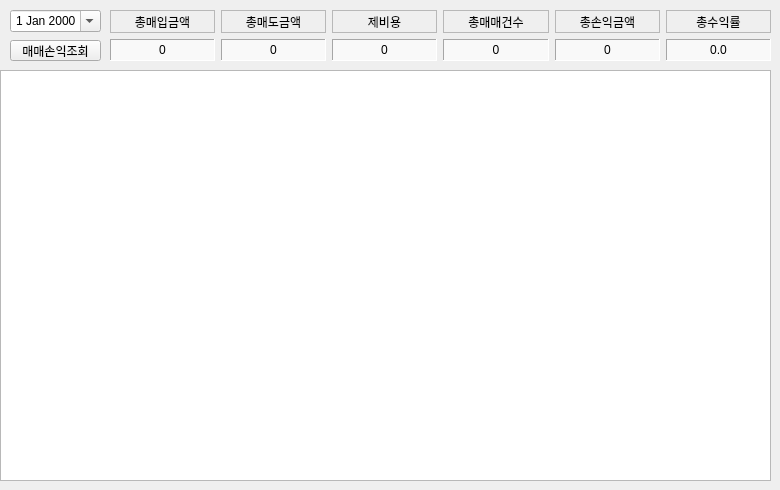
     <widget class="QWidget" name="tab_5">
      <attribute name="title">
       <string>매매손익</string>
      </attribute>
      <widget class="QWidget" name="gridLayoutWidget_4">
       <property name="geometry">
        <rect>
         <x>110</x>
         <y>10</y>
         <width>661</width>
         <height>51</height>
        </rect>
       </property>
       <layout class="QGridLayout" name="gridLayout_4">
        <item row="0" column="0">
         <widget class="QLabel" name="label_80">
          <property name="autoFillBackground">
           <bool>true</bool>
          </property>
          <property name="frameShape">
           <enum>QFrame::StyledPanel</enum>
          </property>
          <property name="frameShadow">
           <enum>QFrame::Plain</enum>
          </property>
          <property name="text">
           <string>총매입금액</string>
          </property>
          <property name="alignment">
           <set>Qt::AlignCenter</set>
          </property>
         </widget>
        </item>
        <item row="0" column="2">
         <widget class="QLabel" name="label_81">
          <property name="autoFillBackground">
           <bool>true</bool>
          </property>
          <property name="frameShape">
           <enum>QFrame::StyledPanel</enum>
          </property>
          <property name="frameShadow">
           <enum>QFrame::Plain</enum>
          </property>
          <property name="text">
           <string>제비용</string>
          </property>
          <property name="alignment">
           <set>Qt::AlignCenter</set>
          </property>
         </widget>
        </item>
        <item row="1" column="3">
         <widget class="QLabel" name="lblConcCount">
          <property name="autoFillBackground">
           <bool>false</bool>
          </property>
          <property name="styleSheet">
           <string notr="true">background-color:#F9F9F9</string>
          </property>
          <property name="frameShape">
           <enum>QFrame::Panel</enum>
          </property>
          <property name="frameShadow">
           <enum>QFrame::Sunken</enum>
          </property>
          <property name="text">
           <string>0</string>
          </property>
          <property name="alignment">
           <set>Qt::AlignCenter</set>
          </property>
         </widget>
        </item>
        <item row="0" column="1">
         <widget class="QLabel" name="label_82">
          <property name="autoFillBackground">
           <bool>true</bool>
          </property>
          <property name="frameShape">
           <enum>QFrame::StyledPanel</enum>
          </property>
          <property name="frameShadow">
           <enum>QFrame::Plain</enum>
          </property>
          <property name="text">
           <string>총매도금액</string>
          </property>
          <property name="alignment">
           <set>Qt::AlignCenter</set>
          </property>
         </widget>
        </item>
        <item row="1" column="4">
         <widget class="QLabel" name="lblConcProfit">
          <property name="autoFillBackground">
           <bool>false</bool>
          </property>
          <property name="styleSheet">
           <string notr="true">background-color:#F9F9F9</string>
          </property>
          <property name="frameShape">
           <enum>QFrame::Panel</enum>
          </property>
          <property name="frameShadow">
           <enum>QFrame::Sunken</enum>
          </property>
          <property name="text">
           <string>0</string>
          </property>
          <property name="alignment">
           <set>Qt::AlignCenter</set>
          </property>
         </widget>
        </item>
        <item row="1" column="1">
         <widget class="QLabel" name="lblConcSell">
          <property name="autoFillBackground">
           <bool>false</bool>
          </property>
          <property name="styleSheet">
           <string notr="true">background-color:#F9F9F9</string>
          </property>
          <property name="frameShape">
           <enum>QFrame::Panel</enum>
          </property>
          <property name="frameShadow">
           <enum>QFrame::Sunken</enum>
          </property>
          <property name="text">
           <string>0</string>
          </property>
          <property name="alignment">
           <set>Qt::AlignCenter</set>
          </property>
         </widget>
        </item>
        <item row="0" column="4">
         <widget class="QLabel" name="label_83">
          <property name="autoFillBackground">
           <bool>true</bool>
          </property>
          <property name="frameShape">
           <enum>QFrame::StyledPanel</enum>
          </property>
          <property name="frameShadow">
           <enum>QFrame::Plain</enum>
          </property>
          <property name="text">
           <string>총손익금액</string>
          </property>
          <property name="alignment">
           <set>Qt::AlignCenter</set>
          </property>
         </widget>
        </item>
        <item row="0" column="3">
         <widget class="QLabel" name="label_84">
          <property name="autoFillBackground">
           <bool>true</bool>
          </property>
          <property name="frameShape">
           <enum>QFrame::StyledPanel</enum>
          </property>
          <property name="frameShadow">
           <enum>QFrame::Plain</enum>
          </property>
          <property name="text">
           <string>총매매건수</string>
          </property>
          <property name="alignment">
           <set>Qt::AlignCenter</set>
          </property>
         </widget>
        </item>
        <item row="1" column="2">
         <widget class="QLabel" name="lblConcFee">
          <property name="autoFillBackground">
           <bool>false</bool>
          </property>
          <property name="styleSheet">
           <string notr="true">background-color:#F9F9F9</string>
          </property>
          <property name="frameShape">
           <enum>QFrame::Panel</enum>
          </property>
          <property name="frameShadow">
           <enum>QFrame::Sunken</enum>
          </property>
          <property name="text">
           <string>0</string>
          </property>
          <property name="alignment">
           <set>Qt::AlignCenter</set>
          </property>
         </widget>
        </item>
        <item row="1" column="0">
         <widget class="QLabel" name="lblConcBuy">
          <property name="autoFillBackground">
           <bool>false</bool>
          </property>
          <property name="styleSheet">
           <string notr="true">background-color:#F9F9F9</string>
          </property>
          <property name="frameShape">
           <enum>QFrame::Panel</enum>
          </property>
          <property name="frameShadow">
           <enum>QFrame::Sunken</enum>
          </property>
          <property name="text">
           <string>0</string>
          </property>
          <property name="alignment">
           <set>Qt::AlignCenter</set>
          </property>
         </widget>
        </item>
        <item row="0" column="5">
         <widget class="QLabel" name="label_85">
          <property name="autoFillBackground">
           <bool>true</bool>
          </property>
          <property name="frameShape">
           <enum>QFrame::StyledPanel</enum>
          </property>
          <property name="frameShadow">
           <enum>QFrame::Plain</enum>
          </property>
          <property name="text">
           <string>총수익률</string>
          </property>
          <property name="alignment">
           <set>Qt::AlignCenter</set>
          </property>
         </widget>
        </item>
        <item row="1" column="5">
         <widget class="QLabel" name="lblConcProfitRate">
          <property name="autoFillBackground">
           <bool>false</bool>
          </property>
          <property name="styleSheet">
           <string notr="true">background-color:#F9F9F9</string>
          </property>
          <property name="frameShape">
           <enum>QFrame::Panel</enum>
          </property>
          <property name="frameShadow">
           <enum>QFrame::Sunken</enum>
          </property>
          <property name="text">
           <string>0.0</string>
          </property>
          <property name="alignment">
           <set>Qt::AlignCenter</set>
          </property>
         </widget>
        </item>
       </layout>
      </widget>
      <widget class="QDateEdit" name="dtConclusion">
       <property name="geometry">
        <rect>
         <x>10</x>
         <y>10</y>
         <width>91</width>
         <height>22</height>
        </rect>
       </property>
       <property name="alignment">
        <set>Qt::AlignCenter</set>
       </property>
       <property name="calendarPopup">
        <bool>true</bool>
       </property>
      </widget>
      <widget class="QPushButton" name="btnLoadConclusion">
       <property name="geometry">
        <rect>
         <x>10</x>
         <y>40</y>
         <width>91</width>
         <height>21</height>
        </rect>
       </property>
       <property name="text">
        <string>매매손익조회</string>
       </property>
      </widget>
      <widget class="QTableWidget" name="tblConclusion">
       <property name="geometry">
        <rect>
         <x>0</x>
         <y>70</y>
         <width>771</width>
         <height>411</height>
        </rect>
       </property>
       <property name="sizeAdjustPolicy">
        <enum>QAbstractScrollArea::AdjustToContents</enum>
       </property>
       <property name="editTriggers">
        <set>QAbstractItemView::NoEditTriggers</set>
       </property>
      </widget>
     </widget>
